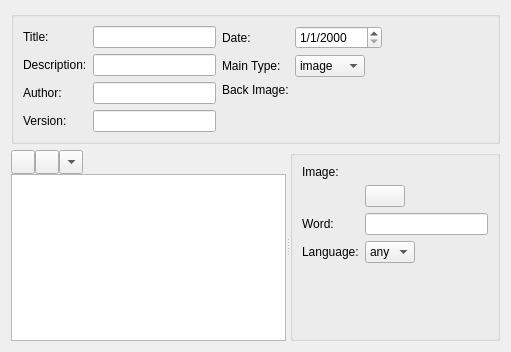
<?xml version="1.0" encoding="UTF-8"?>
<ui version="4.0">
 <class>MainWindowView</class>
 <widget class="QWidget" name="MainWindowView">
  <property name="geometry">
   <rect>
    <x>0</x>
    <y>0</y>
    <width>511</width>
    <height>352</height>
   </rect>
  </property>
  <layout class="QVBoxLayout" name="verticalLayout_5">
   <item>
    <widget class="QGroupBox" name="groupBox_2">
     <property name="sizePolicy">
      <sizepolicy hsizetype="Preferred" vsizetype="Maximum">
       <horstretch>0</horstretch>
       <verstretch>0</verstretch>
      </sizepolicy>
     </property>
     <property name="title">
      <string/>
     </property>
     <layout class="QHBoxLayout" name="horizontalLayout">
      <item>
       <layout class="QFormLayout" name="formLayout">
        <property name="fieldGrowthPolicy">
         <enum>QFormLayout::ExpandingFieldsGrow</enum>
        </property>
        <item row="0" column="0">
         <widget class="QLabel" name="titleLabel">
          <property name="text">
           <string>Title:</string>
          </property>
         </widget>
        </item>
        <item row="0" column="1">
         <widget class="KLineEdit" name="titleEdit"/>
        </item>
        <item row="1" column="0">
         <widget class="QLabel" name="descriptionLabel">
          <property name="text">
           <string>Description:</string>
          </property>
         </widget>
        </item>
        <item row="1" column="1">
         <widget class="KLineEdit" name="descriptionEdit"/>
        </item>
        <item row="3" column="0">
         <widget class="QLabel" name="authorLabel">
          <property name="text">
           <string>Author:</string>
          </property>
         </widget>
        </item>
        <item row="3" column="1">
         <widget class="KLineEdit" name="authorEdit"/>
        </item>
        <item row="4" column="0">
         <widget class="QLabel" name="versionLabel">
          <property name="text">
           <string>Version:</string>
          </property>
         </widget>
        </item>
        <item row="4" column="1">
         <widget class="KLineEdit" name="versionEdit"/>
        </item>
       </layout>
      </item>
      <item>
       <layout class="QFormLayout" name="formLayout_2">
        <property name="fieldGrowthPolicy">
         <enum>QFormLayout::ExpandingFieldsGrow</enum>
        </property>
        <item row="0" column="0">
         <widget class="QLabel" name="dateLabel">
          <property name="text">
           <string>Date:</string>
          </property>
         </widget>
        </item>
        <item row="0" column="1">
         <widget class="QDateEdit" name="dateEdit">
          <property name="displayFormat">
           <string>d/M/yyyy</string>
          </property>
         </widget>
        </item>
        <item row="1" column="0">
         <widget class="QLabel" name="maintypeLabel">
          <property name="text">
           <string>Main Type:</string>
          </property>
         </widget>
        </item>
        <item row="1" column="1">
         <widget class="KComboBox" name="maintypeBox">
          <item>
           <property name="text">
            <string>image</string>
           </property>
          </item>
          <item>
           <property name="text">
            <string>relation</string>
           </property>
          </item>
          <item>
           <property name="text">
            <string>sound</string>
           </property>
          </item>
          <item>
           <property name="text">
            <string>word</string>
           </property>
          </item>
         </widget>
        </item>
        <item row="2" column="0">
         <widget class="QLabel" name="backLabel">
          <property name="text">
           <string>Back Image:</string>
          </property>
         </widget>
        </item>
        <item row="2" column="1">
         <widget class="KUrlRequester" name="backKurl"/>
        </item>
       </layout>
      </item>
      <item>
       <layout class="QVBoxLayout" name="verticalLayout_4">
        <item>
         <widget class="QLabel" name="pixLabel">
          <property name="sizePolicy">
           <sizepolicy hsizetype="Maximum" vsizetype="Maximum">
            <horstretch>0</horstretch>
            <verstretch>0</verstretch>
           </sizepolicy>
          </property>
          <property name="minimumSize">
           <size>
            <width>100</width>
            <height>100</height>
           </size>
          </property>
          <property name="text">
           <string/>
          </property>
         </widget>
        </item>
       </layout>
      </item>
     </layout>
    </widget>
   </item>
   <item>
    <widget class="QSplitter" name="splitter">
     <property name="sizePolicy">
      <sizepolicy hsizetype="Expanding" vsizetype="Expanding">
       <horstretch>0</horstretch>
       <verstretch>0</verstretch>
      </sizepolicy>
     </property>
     <property name="orientation">
      <enum>Qt::Horizontal</enum>
     </property>
     <property name="childrenCollapsible">
      <bool>false</bool>
     </property>
     <widget class="QWidget" name="verticalLayoutWidget">
      <layout class="QVBoxLayout" name="verticalLayout_2" stretch="0,0">
       <property name="spacing">
        <number>0</number>
       </property>
       <property name="sizeConstraint">
        <enum>QLayout::SetDefaultConstraint</enum>
       </property>
       <property name="leftMargin">
        <number>0</number>
       </property>
       <item>
        <layout class="QHBoxLayout" name="horizontalLayout_2" stretch="0,0,0,0">
         <property name="sizeConstraint">
          <enum>QLayout::SetDefaultConstraint</enum>
         </property>
         <item>
          <widget class="QPushButton" name="addButton">
           <property name="sizePolicy">
            <sizepolicy hsizetype="Minimum" vsizetype="Minimum">
             <horstretch>0</horstretch>
             <verstretch>0</verstretch>
            </sizepolicy>
           </property>
           <property name="minimumSize">
            <size>
             <width>24</width>
             <height>24</height>
            </size>
           </property>
           <property name="maximumSize">
            <size>
             <width>24</width>
             <height>24</height>
            </size>
           </property>
           <property name="text">
            <string/>
           </property>
           <property name="icon">
            <iconset theme="list-add">
             <normaloff/>
            </iconset>
           </property>
          </widget>
         </item>
         <item>
          <widget class="QPushButton" name="delButton">
           <property name="sizePolicy">
            <sizepolicy hsizetype="Maximum" vsizetype="Fixed">
             <horstretch>0</horstretch>
             <verstretch>0</verstretch>
            </sizepolicy>
           </property>
           <property name="maximumSize">
            <size>
             <width>24</width>
             <height>24</height>
            </size>
           </property>
           <property name="text">
            <string/>
           </property>
           <property name="icon">
            <iconset theme="list-remove">
             <normaloff/>
            </iconset>
           </property>
          </widget>
         </item>
         <item>
          <widget class="KComboBox" name="moreButton">
           <property name="maximumSize">
            <size>
             <width>24</width>
             <height>24</height>
            </size>
           </property>
           <property name="currentIndex">
            <number>-1</number>
           </property>
           <property name="sizeAdjustPolicy">
            <enum>QComboBox::AdjustToContents</enum>
           </property>
           <property name="minimumContentsLength">
            <number>0</number>
           </property>
           <item>
            <property name="text">
             <string>New Image</string>
            </property>
            <property name="icon">
             <iconset theme="view-preview">
              <normaloff/>
             </iconset>
            </property>
           </item>
           <item>
            <property name="text">
             <string>New Logic</string>
            </property>
            <property name="icon">
             <iconset theme="preferences-plugin">
              <normaloff/>
             </iconset>
            </property>
           </item>
           <item>
            <property name="text">
             <string>New Sound</string>
            </property>
            <property name="icon">
             <iconset theme="preferences-desktop-text-to-speech">
              <normaloff/>
             </iconset>
            </property>
           </item>
           <item>
            <property name="text">
             <string>New Word</string>
            </property>
            <property name="icon">
             <iconset theme="preferences-desktop-font">
              <normaloff/>
             </iconset>
            </property>
           </item>
          </widget>
         </item>
         <item>
          <spacer name="horizontalSpacer">
           <property name="orientation">
            <enum>Qt::Horizontal</enum>
           </property>
           <property name="sizeType">
            <enum>QSizePolicy::Expanding</enum>
           </property>
           <property name="sizeHint" stdset="0">
            <size>
             <width>40</width>
             <height>20</height>
            </size>
           </property>
          </spacer>
         </item>
        </layout>
       </item>
       <item>
        <widget class="QTreeView" name="treeView">
         <property name="sizePolicy">
          <sizepolicy hsizetype="Expanding" vsizetype="Expanding">
           <horstretch>0</horstretch>
           <verstretch>0</verstretch>
          </sizepolicy>
         </property>
         <property name="maximumSize">
          <size>
           <width>16777215</width>
           <height>16777215</height>
          </size>
         </property>
         <property name="editTriggers">
          <set>QAbstractItemView::NoEditTriggers</set>
         </property>
        </widget>
       </item>
      </layout>
     </widget>
     <widget class="QGroupBox" name="groupBox">
      <property name="sizePolicy">
       <sizepolicy hsizetype="Maximum" vsizetype="Maximum">
        <horstretch>0</horstretch>
        <verstretch>0</verstretch>
       </sizepolicy>
      </property>
      <property name="title">
       <string/>
      </property>
      <layout class="QFormLayout" name="formLayout_3">
       <property name="fieldGrowthPolicy">
        <enum>QFormLayout::ExpandingFieldsGrow</enum>
       </property>
       <item row="0" column="0">
        <widget class="QLabel" name="imageLabel">
         <property name="text">
          <string>Image:</string>
         </property>
        </widget>
       </item>
       <item row="0" column="1">
        <widget class="KUrlRequester" name="fileKurl"/>
       </item>
       <item row="9" column="1">
        <widget class="QLabel" name="itemLabel">
         <property name="text">
          <string/>
         </property>
         <property name="alignment">
          <set>Qt::AlignLeading|Qt::AlignLeft|Qt::AlignVCenter</set>
         </property>
        </widget>
       </item>
       <item row="2" column="1">
        <widget class="QPushButton" name="playButton">
         <property name="text">
          <string/>
         </property>
         <property name="icon">
          <iconset theme="media-playback-start"/>
         </property>
        </widget>
       </item>
       <item row="4" column="1">
        <widget class="KComboBox" name="comboBox_2">
         <item>
          <property name="text">
           <string>any</string>
          </property>
         </item>
         <item>
          <property name="text">
           <string>en</string>
          </property>
         </item>
         <item>
          <property name="text">
           <string>de</string>
          </property>
         </item>
         <item>
          <property name="text">
           <string>it</string>
          </property>
         </item>
         <item>
          <property name="text">
           <string>es</string>
          </property>
         </item>
         <item>
          <property name="text">
           <string>pt</string>
          </property>
         </item>
         <item>
          <property name="text">
           <string>pl</string>
          </property>
         </item>
         <item>
          <property name="text">
           <string>cz</string>
          </property>
         </item>
        </widget>
       </item>
       <item row="4" column="0">
        <widget class="QLabel" name="langLabel">
         <property name="text">
          <string>Language:</string>
         </property>
        </widget>
       </item>
       <item row="3" column="0">
        <widget class="QLabel" name="wordLabel">
         <property name="text">
          <string>Word:</string>
         </property>
        </widget>
       </item>
       <item row="3" column="1">
        <widget class="KLineEdit" name="wordEdit"/>
       </item>
      </layout>
     </widget>
    </widget>
   </item>
  </layout>
 </widget>
 <customwidgets>
  <customwidget>
   <class>KComboBox</class>
   <extends>QComboBox</extends>
   <header>kcombobox.h</header>
  </customwidget>
  <customwidget>
   <class>KLineEdit</class>
   <extends>QLineEdit</extends>
   <header>klineedit.h</header>
  </customwidget>
  <customwidget>
   <class>KUrlRequester</class>
   <extends>QFrame</extends>
   <header>kurlrequester.h</header>
  </customwidget>
 </customwidgets>
 <resources/>
 <connections/>
</ui>
